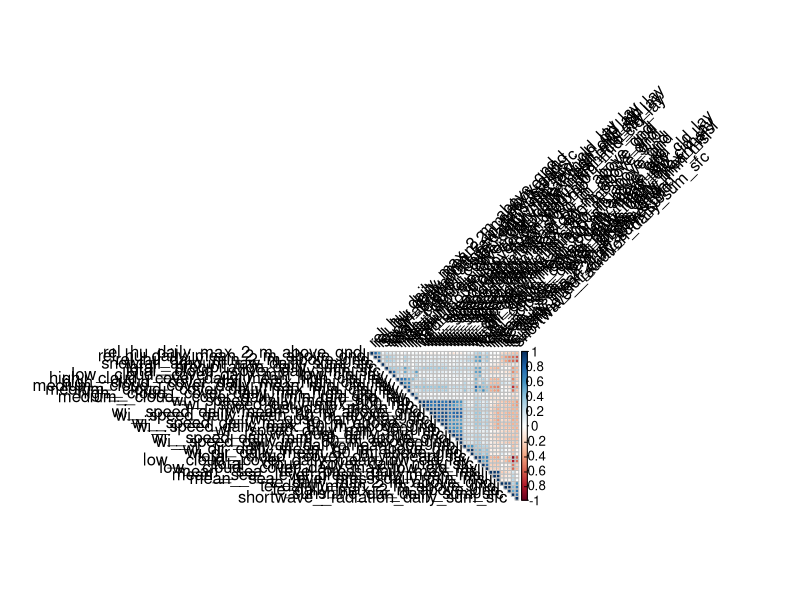

R code for this plot:
## ---- chunk 1
rm(list=ls());
#setwd(dirname(rstudioapi::getActiveDocumentContext()$path))

library(readr)
d <- read_csv("meteo.train.csv")
## ---- chunk 2
apply(apply(d,2,is.na),2,sum)
d <- d[complete.cases(d), ]
## ---- chunk 3
d.meteo = d[-c(1:6)]
## ---- chunk 4
 clean_heads_name <- function(.data, unique = FALSE) {
    n <- if (is.data.frame(.data)) colnames(.data) else .data
    n <- gsub("Direction","dir",n)
    n <- gsub("^Temperature","te",n)
    n <- gsub("^Wind","wi",n)
    n <- gsub("Duration","dur",n)
    n <- gsub("^Relative","rel",n)
    n <- gsub("^relative","rel",n)
    n <- gsub("humidity","hu",n)
    n <- gsub("Humidity","hu",n)
    n <- gsub("Pressure","press",n)
    n <- gsub("pressure","press",n)
    n <- gsub("^Cloud","clo",n)
    n <- gsub("cloud","clo",n)
    n <- gsub("[^a-zA-Z0-9_]+", "_", n)
    n <- gsub("([A-Z][a-z])", "_\\1", n)
    n <- tolower(trimws(n))
    n <- gsub("(^_+|_+$)", "", n)

    if (unique) n <- make.unique(n, sep = "_")
    
    if (is.data.frame(.data)) {
      colnames(.data) <- n
      .data
    } else {
      n
    }
  }
  
library(dplyr)
d.meteo <- d.meteo %>%  clean_heads_name()
## ---- chunk 5
index<-1:nrow(d.meteo)
testindex<-c(1:trunc(length(index)*0.9))
### il fautdrait utiliser  la fonction sample() afin d'extraire notre échantillon d'entraînement
### mais cela va impacter le résultat de l'analyse de modèle dans le rapport car à chaque fois le fichier rmd est rendu, l'échantillon va changer

d.trainset = d.meteo[testindex,]
#enlever la variable à expliquer "Pluie_demain"
d.trainset.NoRainResult = d.trainset[-c(41)]
d.testset  = d.meteo[-testindex,]
## ---- chunk 6
library(corrplot)
corrplot(cor(d.trainset.NoRainResult), type="upper", order="hclust", tl.col="black", tl.srt=45)
## ---- chunk 7
model_complet<-glm(d.trainset$pluie_demain~.,data=d.trainset.NoRainResult,family=binomial())
model_min<-glm(d.trainset$pluie_demain~1,data=d.trainset.NoRainResult,family=binomial())
## ---- chunk 8
model_step_bck <- step(model_complet,direction="backward",k=log(nrow(d.trainset)))
model_step_fwd <- step(model_min,direction="forward",scope=list(lower=formula(model_min),upper=formula(model_complet)))
## ---- chunk 9
summary(model_step_bck)
summary(model_step_fwd)
## ---- chunk 10
pchisq(1472.2-1124.9, 1061     - 1050    , lower = F)
## ---- chunk 11
pchisq(1124.9, 1052  , lower = F)
## ---- chunk 12
anova(model_step_bck, model_step_fwd, test = "LRT")
## on peut calculer manuellement sans passer la fonction ANOVA
## 1-pchisq(deviance(model_step_fwd)-deviance(model_step_bck),df.residual(model_step_fwd)-df.residual(model_step_bck))
## les 2 manières nous donnent le même résultat
## ---- chunk 13
BIC(model_step_bck)
BIC(model_step_fwd)
abs(BIC(model_step_bck) - BIC(model_step_fwd)
)
## ---- chunk 14
model_step_bck.predict<-predict(model_step_bck,d.testset,type="response")
model_step_fwd.predict<-predict(model_step_fwd,d.testset,type="response")
## ---- chunk 15
calculate_error_rate <- function(y_obs,y_pred){
  mc <- table(y_obs,y_pred)
  print("Matrice de confusion :")
  print(mc)
  #nb mal classés
  wrong <- sum(mc) - sum(diag(mc))
  print(paste("Mal classés :",wrong))
  #taux d'erreur
  err <- wrong/sum(mc)
  print(paste("taux erreur (%) :",err*100))
  #intervalle de confiance
  #effectif
  n <- sum(mc)
  #écart-type
  et <- sqrt(err*(1-err)/n)
  #quantile loi normale 95%
  z <- qnorm(0.95)
  #borne basse
  bb <- err - z * et
  bh <- err + z * et
  # bornes intervalle
  print("Bornes intervalle de confiance")
  print(c(bb,bh))
}
## ---- chunk 16
threeshold <- 0.5
calculate_error_rate(d.testset$pluie_demain,ifelse(model_step_bck.predict>threeshold,"TRUE","FALSE"))
calculate_error_rate(d.testset$pluie_demain,ifelse(model_step_fwd.predict>threeshold,"TRUE","FALSE"))
## ---- chunk 17
library(readr)
meteo.test = read_csv('meteo.test.csv')

d.meteo.test<-meteo.test[-c(1:6)]
d.meteo.test <- d.meteo.test %>%  clean_heads_name()

model.predict.test<-predict(model_step_fwd,d.meteo.test,type="response")
predict.demain= (model.predict.test >= 0.5)
d.model.predict <- cbind(d.meteo.test,predict.demain)
